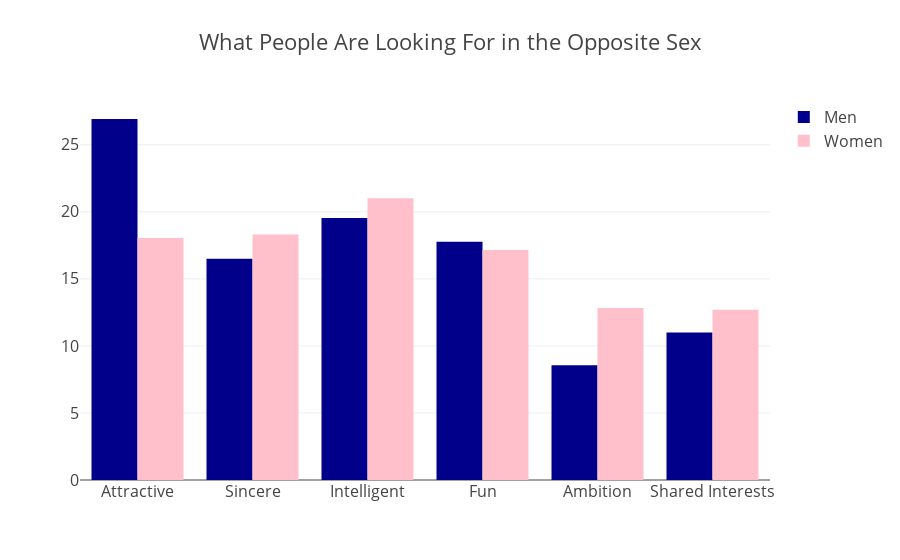

Notebook cell for this chart:
### Code cell
trace1 = go.Bar(
    y=list(attributes_gender.iloc[1]),
    x=attributes_gender.columns.values,
    name='Men',
    marker=dict(color='darkblue'))

trace2 = go.Bar(
    y=list(attributes_gender.iloc[0]),
    x=attributes_gender.columns.values,
    name='Women',
    marker=dict(color='pink'))

data = [trace1, trace2]

layout = go.Layout(title='What People Are Looking For in the Opposite Sex',font=dict(size=16),
    legend=dict(font=dict(size=16)))

fig = go.Figure(data=data, layout=layout)
py.iplot(fig, filename='barchart')

### Figure 1 — Plotly figure (JSON) as saved in the notebook; plotly's stock layout.template omitted (floating-point values rounded to 4 significant figures)
{"data": [{"marker": {"color": "darkblue"}, "name": "Men", "type": "bar", "x": ["Attractive", "Sincere", "Intelligent", "Fun", "Ambition", "Shared Interests"], "y": [26.92, 16.5, 19.54, 17.76, 8.553, 11.0]}, {"marker": {"color": "pink"}, "name": "Women", "type": "bar", "x": ["Attractive", "Sincere", "Intelligent", "Fun", "Ambition", "Shared Interests"], "y": [18.06, 18.31, 21.0, 17.15, 12.83, 12.7]}], "layout": {"font": {"size": 16}, "legend": {"font": {"size": 16}}, "title": "What People Are Looking For in the Opposite Sex"}}
